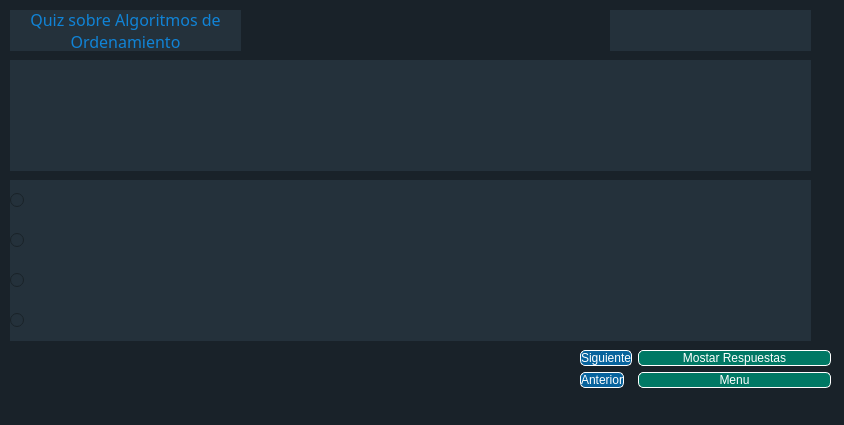
<?xml version="1.0" encoding="UTF-8"?>
<ui version="4.0">
 <class>Preguntas_Algoritmos</class>
 <widget class="QMainWindow" name="Preguntas_Algoritmos">
  <property name="geometry">
   <rect>
    <x>0</x>
    <y>0</y>
    <width>844</width>
    <height>425</height>
   </rect>
  </property>
  <property name="minimumSize">
   <size>
    <width>844</width>
    <height>425</height>
   </size>
  </property>
  <property name="maximumSize">
   <size>
    <width>844</width>
    <height>425</height>
   </size>
  </property>
  <property name="windowTitle">
   <string>MainWindow</string>
  </property>
  <property name="styleSheet">
   <string notr="true">background-color: rgb(25, 34, 41);</string>
  </property>
  <widget class="QWidget" name="centralwidget">
   <widget class="QRadioButton" name="option2RadioButton">
    <property name="geometry">
     <rect>
      <x>10</x>
      <y>220</y>
      <width>801</width>
      <height>41</height>
     </rect>
    </property>
    <property name="font">
     <font>
      <family>Arial Rounded MT Bold</family>
      <pointsize>8</pointsize>
     </font>
    </property>
    <property name="styleSheet">
     <string notr="true">background-color: rgb(33, 46, 54);
background-color: rgb(36, 49, 59);
border-top-color: rgb(42, 59, 71);
border-right-color: rgb(42, 59, 71);
border-buttom-color: rgb(42, 59, 71);
border-left-color: rgb(42, 59, 71);
color: rgb(200, 205, 192);
</string>
    </property>
    <property name="text">
     <string/>
    </property>
   </widget>
   <widget class="QLabel" name="nota">
    <property name="geometry">
     <rect>
      <x>610</x>
      <y>10</y>
      <width>201</width>
      <height>41</height>
     </rect>
    </property>
    <property name="font">
     <font>
      <family>Arial Rounded MT Bold</family>
      <pointsize>12</pointsize>
     </font>
    </property>
    <property name="styleSheet">
     <string notr="true">background-color: rgb(33, 46, 54);
background-color: rgb(36, 49, 59);
border-top-color: rgb(42, 59, 71);
border-right-color: rgb(42, 59, 71);
border-buttom-color: rgb(42, 59, 71);
border-left-color: rgb(42, 59, 71);
color: rgb(16, 131, 214);</string>
    </property>
    <property name="text">
     <string/>
    </property>
    <property name="wordWrap">
     <bool>true</bool>
    </property>
   </widget>
   <widget class="QWidget" name="formLayoutWidget">
    <property name="geometry">
     <rect>
      <x>580</x>
      <y>350</y>
      <width>251</width>
      <height>51</height>
     </rect>
    </property>
    <layout class="QFormLayout" name="formLayout_2">
     <item row="0" column="1">
      <widget class="QPushButton" name="btnMostrarRespuestas_2">
       <property name="styleSheet">
        <string notr="true">border-style: solid;
border-width: 1px;
;
background-color: rgb(0, 120, 100);
color: rgb(255, 255, 255);
border-radius: 5px;
</string>
       </property>
       <property name="text">
        <string>Mostar Respuestas</string>
       </property>
       <property name="icon">
        <iconset resource="imagenes.qrc">
         <normaloff>:/images/images/Respuestas.png</normaloff>:/images/images/Respuestas.png</iconset>
       </property>
      </widget>
     </item>
     <item row="0" column="0">
      <widget class="QPushButton" name="BotonSiguiente_2">
       <property name="styleSheet">
        <string notr="true">border-style: solid;
border-width: 1px;
;
background-color: rgb(129, 120, 255);
background-color: rgb(255, 176, 248);
color: rgb(255, 255, 255);
background-color: rgb(7, 99, 157);
border-radius: 5px;</string>
       </property>
       <property name="text">
        <string>Siguiente</string>
       </property>
       <property name="icon">
        <iconset resource="imagenes.qrc">
         <normaloff>:/images/images/Siguiente.png</normaloff>:/images/images/Siguiente.png</iconset>
       </property>
      </widget>
     </item>
     <item row="1" column="0">
      <widget class="QPushButton" name="BotonAnterior_2">
       <property name="styleSheet">
        <string notr="true">border-style: solid;
border-width: 1px;
;
background-color: rgb(129, 120, 255);
background-color: rgb(255, 176, 248);
color: rgb(255, 255, 255);
background-color: rgb(7, 99, 157);
border-radius: 5px;</string>
       </property>
       <property name="text">
        <string>Anterior</string>
       </property>
       <property name="icon">
        <iconset resource="imagenes.qrc">
         <normaloff>:/images/images/Anterior.png</normaloff>:/images/images/Anterior.png</iconset>
       </property>
      </widget>
     </item>
     <item row="1" column="1">
      <widget class="QPushButton" name="botonVolver_2">
       <property name="styleSheet">
        <string notr="true">border-style: solid;
border-width: 1px;
;
background-color: rgb(0, 120, 100);
color: rgb(255, 255, 255);
border-radius: 5px;
</string>
       </property>
       <property name="text">
        <string>Menu</string>
       </property>
       <property name="icon">
        <iconset resource="imagenes.qrc">
         <normaloff>:/images/images/Menu.png</normaloff>:/images/images/Menu.png</iconset>
       </property>
      </widget>
     </item>
    </layout>
   </widget>
   <widget class="QRadioButton" name="option1RadioButton">
    <property name="geometry">
     <rect>
      <x>10</x>
      <y>180</y>
      <width>801</width>
      <height>41</height>
     </rect>
    </property>
    <property name="font">
     <font>
      <family>Arial Rounded MT Bold</family>
      <pointsize>8</pointsize>
     </font>
    </property>
    <property name="styleSheet">
     <string notr="true">background-color: rgb(33, 46, 54);
background-color: rgb(36, 49, 59);
border-top-color: rgb(42, 59, 71);
border-right-color: rgb(42, 59, 71);
border-buttom-color: rgb(42, 59, 71);
border-left-color: rgb(42, 59, 71);
color: rgb(200, 205, 192);
</string>
    </property>
    <property name="text">
     <string/>
    </property>
   </widget>
   <widget class="QRadioButton" name="option4RadioButton">
    <property name="geometry">
     <rect>
      <x>10</x>
      <y>300</y>
      <width>801</width>
      <height>41</height>
     </rect>
    </property>
    <property name="font">
     <font>
      <family>Arial Rounded MT Bold</family>
      <pointsize>8</pointsize>
     </font>
    </property>
    <property name="styleSheet">
     <string notr="true">background-color: rgb(33, 46, 54);
background-color: rgb(36, 49, 59);
border-top-color: rgb(42, 59, 71);
border-right-color: rgb(42, 59, 71);
border-buttom-color: rgb(42, 59, 71);
border-left-color: rgb(42, 59, 71);
color: rgb(200, 205, 192);
</string>
    </property>
    <property name="text">
     <string/>
    </property>
   </widget>
   <widget class="QLabel" name="label_2">
    <property name="geometry">
     <rect>
      <x>280</x>
      <y>10</y>
      <width>61</width>
      <height>21</height>
     </rect>
    </property>
    <property name="styleSheet">
     <string notr="true"/>
    </property>
    <property name="text">
     <string/>
    </property>
   </widget>
   <widget class="QLabel" name="iD">
    <property name="geometry">
     <rect>
      <x>390</x>
      <y>10</y>
      <width>131</width>
      <height>21</height>
     </rect>
    </property>
    <property name="styleSheet">
     <string notr="true"/>
    </property>
    <property name="text">
     <string/>
    </property>
   </widget>
   <widget class="QRadioButton" name="option3RadioButton">
    <property name="geometry">
     <rect>
      <x>10</x>
      <y>260</y>
      <width>801</width>
      <height>41</height>
     </rect>
    </property>
    <property name="font">
     <font>
      <family>Arial Rounded MT Bold</family>
      <pointsize>8</pointsize>
     </font>
    </property>
    <property name="styleSheet">
     <string notr="true">background-color: rgb(33, 46, 54);
background-color: rgb(36, 49, 59);
border-top-color: rgb(42, 59, 71);
border-right-color: rgb(42, 59, 71);
border-buttom-color: rgb(42, 59, 71);
border-left-color: rgb(42, 59, 71);
color: rgb(200, 205, 192);
</string>
    </property>
    <property name="text">
     <string/>
    </property>
   </widget>
   <widget class="QLabel" name="label">
    <property name="geometry">
     <rect>
      <x>10</x>
      <y>10</y>
      <width>231</width>
      <height>41</height>
     </rect>
    </property>
    <property name="font">
     <font>
      <family>Arial Rounded MT Bold</family>
      <pointsize>12</pointsize>
     </font>
    </property>
    <property name="styleSheet">
     <string notr="true">background-color: rgb(33, 46, 54);
background-color: rgb(36, 49, 59);
border-top-color: rgb(42, 59, 71);
border-right-color: rgb(42, 59, 71);
border-buttom-color: rgb(42, 59, 71);
border-left-color: rgb(42, 59, 71);
color: rgb(16, 131, 214);</string>
    </property>
    <property name="text">
     <string>Quiz sobre Algoritmos de Ordenamiento</string>
    </property>
    <property name="alignment">
     <set>Qt::AlignCenter</set>
    </property>
    <property name="wordWrap">
     <bool>true</bool>
    </property>
   </widget>
   <widget class="QLabel" name="questionLabel">
    <property name="geometry">
     <rect>
      <x>10</x>
      <y>60</y>
      <width>801</width>
      <height>111</height>
     </rect>
    </property>
    <property name="font">
     <font>
      <family>Arial Rounded MT Bold</family>
      <pointsize>12</pointsize>
      <bold>false</bold>
     </font>
    </property>
    <property name="styleSheet">
     <string notr="true">background-color: rgb(33, 46, 54);
background-color: rgb(36, 49, 59);
border-top-color: rgb(42, 59, 71);
border-right-color: rgb(42, 59, 71);
border-buttom-color: rgb(42, 59, 71);
border-left-color: rgb(42, 59, 71);
color: rgb(16, 131, 214);</string>
    </property>
    <property name="text">
     <string/>
    </property>
    <property name="scaledContents">
     <bool>true</bool>
    </property>
    <property name="alignment">
     <set>Qt::AlignCenter</set>
    </property>
    <property name="wordWrap">
     <bool>true</bool>
    </property>
   </widget>
  </widget>
  <widget class="QStatusBar" name="statusbar"/>
 </widget>
 <resources>
  <include location="imagenes.qrc"/>
 </resources>
 <connections/>
</ui>
